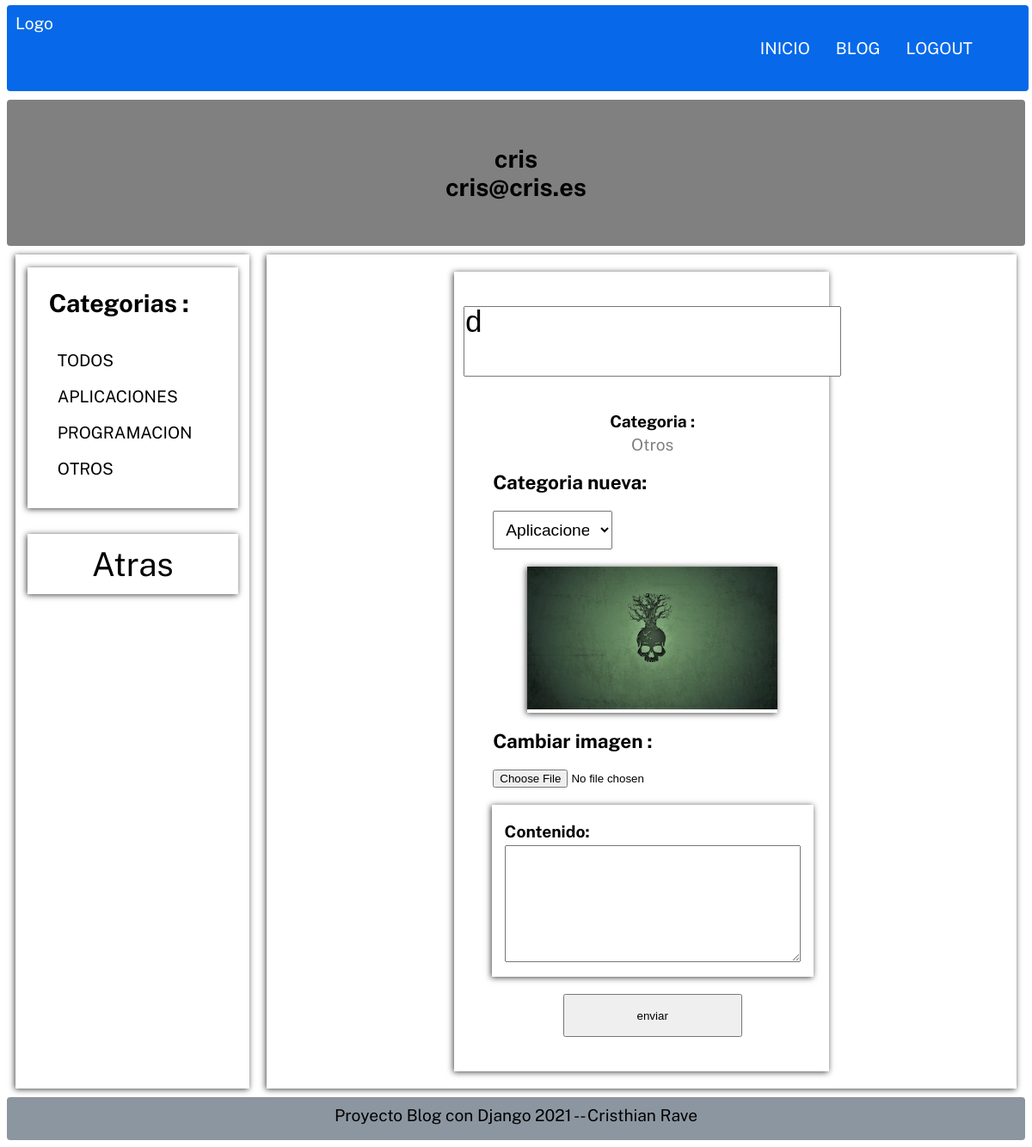
Page /editar-articulo/d50 (signed in) on the committed database.
### Pages/models.py (models this page shows, shortened)
class Category(models.Model):
    name = models.CharField(max_length=100, verbose_name='Nombre')
    description = models.CharField(max_length=255, verbose_name='Descripcion')
    created_at = models.DateTimeField(
        auto_now_add=True, verbose_name='Creado el ')
    class Meta:
        verbose_name = "Categoria"
        verbose_name_plural = "Categorias"
    def __str__(self):
        return self.name

class Page(models.Model):
    title = models.CharField(max_length=50, verbose_name='Titulo')
    content = RichTextField(verbose_name='Contenido')
    image = models.ImageField(
        default='fondo.jpg', verbose_name='Imagen', upload_to="articles")
    slug = models.CharField(unique=True, max_length=150,
                            verbose_name='Url_Amigable')
    user = models.ForeignKey(User, verbose_name='Usuario',
                             editable=False, on_delete=models.CASCADE)
    categories = models.ManyToManyField(
        Category, verbose_name='Categorias', blank=True)  # Clave ajena de Category
    public = models.BooleanField(verbose_name='Publico')
    created_at = models.DateTimeField(
        auto_now_add=True, verbose_name='Creado el ')
    updated_at = models.DateTimeField(
        auto_now=True, verbose_name='Actualizado el ')
    class Meta:
        verbose_name = "Articulo"
        verbose_name_plural = "Articulos"
        ordering = ['-created_at']

### Pages/views.py (the view)
# urls.py: path('editar-articulo/<str:slug>', views.editar_article, name='Editar-articulo'),
@login_required(login_url='/login')
def editar_article(request, slug):
    article = Page.objects.get(slug=slug)
    return render(request, 'posts/editar.html', {
        "article": article,
    })

### Pages/context_processors.py (called while the page is built)
def get_categories(request):
    category = Category.objects.all()
    categories_use = Page.objects.filter(
        public=True).values_list('categories', flat=True)
    categories = Category.objects.filter(id__in=categories_use).values_list(
        'id', 'name')
    return {
        'category': category,
        'categories': categories,
        'ids': categories_use,
    }

### Pages/templates/posts/editar.html (shortened to what this page needs)
{% extends 'layouts/layout.html' %}
{% block content %}
<div class="page-blog">
    <div class="main-categories">
        <div class="main-categories__category">
            {% include 'posts/for_categories.html' %}
        </div>
        <div class="create-article-menu">
            <a href="{% url 'Blog' %}">
                Atras
            </a>
        </div>
    </div>
    <div class="article-individual">
        <form class="date-individual" method="post" action="{% url 'Editar' slug=article.slug%}" enctype="multipart/form-data">
            <div class="title-article-individual">
                <textarea class="title-article-individual" contenteditable="true" type="text" name="title" id="title" maxlength="15">{{article.title}}</textarea>
            </div>
            <div class="date-individual-categories">
                <h3 class="date-content-title">Categoria :</h3>
                {% for category in article.categories.all %}
                <p class="date-content">{{category}}</p>
                {% endfor %}
            </div>
            <div Class="form-categories">
                <label class="form-label" for="categorias"><h3>Categoria nueva:</h3></label>
                <select class="form-select" name="category">
                    {% for c in category %}
                    <option value="{{c.id}}">{{c}}</option>
                    {% endfor %}
                </select>
            </div>
            {% if article.image != 'null' and article.image.url|length >= 1 %}
            <div class="box-image-individual">
                <img class="image-individual" src="{{article.image.url}}">
            </div>
            {% endif %}
            <div class="form-image">
                <label class="form-label" for="imagen"><h3>Cambiar imagen :</h3> </label>
                <input type="file" name="imagen">
            </div>
            <div class="date-content-box-edita">
                <h3 class="date-content-title">Contenido: </h3>
                <textarea class="content-edita" contenteditable="true" name="content" >
                    {{article.content|safe}}
                </textarea>
            </div>
            <input class="botton-article-individual-edita" type="submit" value="enviar">
        </form>
    </div>
</div>
{% endblock %}

### Mainapp/templates/mainapp/user/login.html
<div>
    {% if user.id is None %}
    <h1 class="title-not_session">No has iniciado sesion</h1>
    <form  class="form-login" method="post" action="{% url 'Login' %}">
        {% csrf_token %}
        <div>
            <label class="form-label" for="username">Usuario</label>
            <input  type="text" name="username" placeholder="Nombre">
        </div>
        <div>
            <label  class="form-label" for="Password">Contraseña</label>
            <input  type="password" name="password" placeholder="password">
        </div>
        <input class="bottom-form" type="submit" value="Entrar">
    </form>
    {% else %}
    <h1>{{user}}</h1>
    <h1>{{user.email}}</h1>
    {% endif %}
</div>

### Pages/templates/posts/for_categories.html
<h2 class="title-categories">Categorias : </h2>
<ul>
    <li>
        <a href="{% url 'Blog' %}">Todos</a>
    </li>
    {% for c in categories %}
    <li>
        <a href="{% url 'Category' c.0  %}">{{c.1}}</a>
    </li>
    {% endfor %}
</ul>

### Mainapp/static/CSS/styles.css (style rules this page uses)
* { box-sizing: border-box; padding: 0; margin: 0; }
html { height: 100%; }
body { font-family: "Public Sans", sans-serif; font-size: 1.2em; min-height: 100%; padding: 6px 8px 8px 8px; }
a { text-decoration: none; color: black; }
ul { list-style: none; }
.grid-container { display: grid; grid-template: "header header" 80px "sidebar sidebar" 200px "main main" auto "footer footer " 50px / auto 200px; }
.page-blog { display:flex; }
.main-categories { width: 25%; padding-top: 15px; box-shadow: -1px 1px 7px 0px rgb(0 0 0 / 75%); display: flex; align-items: center; flex-direction: column; }
.main-categories__category { width: 90%; box-shadow: -1px 1px 7px 0px rgb(0 0 0 / 75%); padding: 25px; }
.main-categories__category h2 { text-align: left; }
.main-categories__category > ul { margin-top: 20%; }
.main-categories__category > ul > li { margin: 10px; margin-top: 20px; text-align: start; text-transform: uppercase; }
.create-article-menu { width: 90%; height: 70px; box-shadow: -1px 1px 7px 0px rgb(0 0 0 / 75%); margin-top: 30px; display: flex; justify-content: space-around; align-items: center; }
.title-create-article, .create-article-menu > a { font-size: 2em; }
.form-title-content, .form-categories, .form-image, .form-submit { width: 100%; padding: 10px; display: flex; flex-wrap: wrap; align-items: flex-start; align-content: center; flex-direction: column; }
.form-categories, .form-image { display: flex; align-content: flex-start; margin-left: 25px; }
.form-label { margin-bottom: 20px; }
.form-select { width: 35%; font-size: 1em; padding: inherit; }
.article-individual { width: 80%; margin-left: 20px; display: flex; box-shadow: -1px 1px 7px 0px rgba(0, 0, 0, 0.75); flex-direction: column; align-items: center; }
.date-individual { width: 50%; margin: 20px 0px; box-shadow: -1px 1px 7px 0px rgba(0, 0, 0, 0.75); display: flex; flex-wrap: wrap; flex-direction: column; padding: 20px 10px; }
.title-article-individual, .date-individual-categories, .box-image-individual, .date-info, .date-contenido { margin: 10px 0px; }
.date-content-title { font-size:1em; margin: 5px 0px; }
.title-article-individual { font-size: 1.5em; resize: none; }
.date-content { color: gray; }
.content-edita { width: 100%; height: 80%; }
.date-content-box-edita, .date-content-box { margin-top: 10px ; width: 90%; box-shadow: -1px 1px 7px 0px rgb(0 0 0 / 75%); align-self: center; text-align: justify; padding: 15px; }
.date-content-box-edita { height: 200px; }
.box-image-individual { width: 70%; align-self: center; box-shadow: -1px 1px 7px 0px rgba(0, 0, 0, 0.75); }
.image-individual { width: 100%; }
.botton-article-individual-edita { margin: 20px 0px; align-self: center; width: 50%; height: 50px; }

### rows in the picture
Category: name "APLICACIONES"
Category: name "PROGRAMACION"
Category: name "OTROS", name "Otros"
Page: title "d", image (picture)

### other values in the picture
{{ user }} "cris"
{{ user.email }} "cris@cris.es"
form field category "Aplicaciones"
